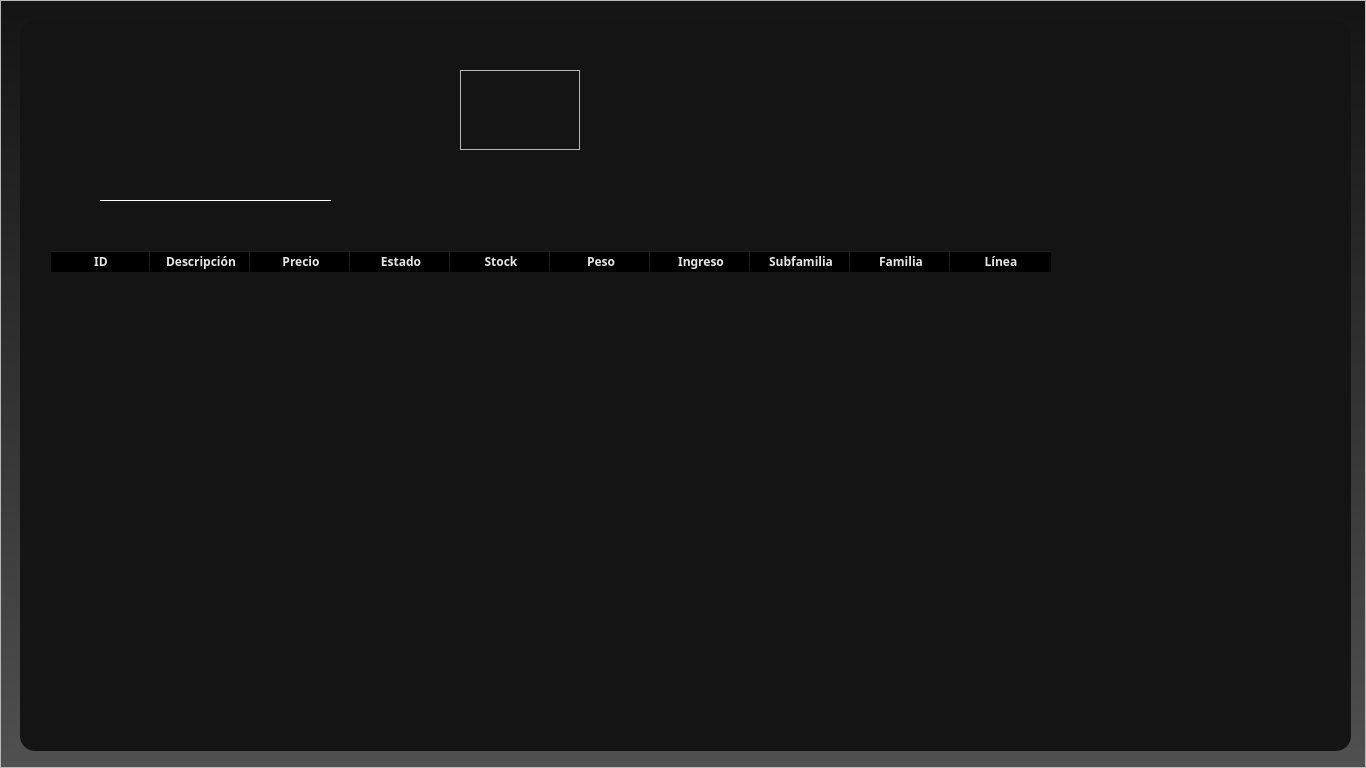
<?xml version="1.0" encoding="UTF-8"?>
<ui version="4.0">
 <class>MainWindow</class>
 <widget class="QMainWindow" name="MainWindow">
  <property name="geometry">
   <rect>
    <x>0</x>
    <y>0</y>
    <width>1366</width>
    <height>768</height>
   </rect>
  </property>
  <property name="minimumSize">
   <size>
    <width>1366</width>
    <height>768</height>
   </size>
  </property>
  <property name="maximumSize">
   <size>
    <width>1366</width>
    <height>768</height>
   </size>
  </property>
  <property name="windowTitle">
   <string>INVENTIVA STOCK</string>
  </property>
  <property name="windowIcon">
   <iconset>
    <normaloff>../assets/python.png</normaloff>../assets/python.png</iconset>
  </property>
  <property name="styleSheet">
   <string notr="true">*{
font-family: century-ghotic;
}

QWidget#background{
background: qlineargradient(x1:0, y1:0, x2:0, y2:1, stop:0 rgb(20, 20, 20), stop:1 rgb(80, 80, 80));
}

QFrame#frame_main{
background-color: rgb(20, 20, 20);
border-radius: 15px;
}

QLabel{
color: rgb(230, 230, 230);
}

QLineEdit{
background: transparent;
border: none;
border-bottom: 1px solid white;
color: white;
font-size: 14px;
}

QPushButton{
background-color: rgb(152, 152, 152);
font-weight: bold;
font-size: 20px;
border:none;
border-radius: 8px;
}
QPushButton:hover {
    background-color: rgb(190, 190, 190);
}

QPushButton:pressed {
    background-color: rgb(120, 120, 120);
}

QMessageBox{
color: rgb(0, 0, 0);
}

QHeaderView::section {
    font-weight: bold;
    background-color: transparent;
	color: rgb(230, 230, 230);
}

QTableWidget {
    background-color: transparent;
	color: rgb(230, 230, 230);
}

QTableWidget::item {
    border-right: 8px solid rgb(20, 20, 20);
	border-left: 8px solid rgb(20, 20, 20);
}

QTableWidget QHeaderView::section:vertical {
    border-right: 15px solid rgb(20, 20, 20);
}

QTableWidget QHeaderView {
    background-color: transparent;
}

QTableWidget QTableCornerButton::section {
    background-color: transparent;
}

QTableWidget QScrollBar:vertical {
    border: none;
    background: rgb(152, 152, 152);
	width: 15px;
}

QTableWidget QScrollBar::add-page:vertical, QTableWidget QScrollBar::sub-page:vertical {
    background: rgb(152, 152, 152);
}
QTableWidget QScrollBar::handle:vertical {
    background: rgb(44, 44, 44);
	margin: 2px 2.5px;
	border-radius: 4px;
}

QTableWidget QScrollBar::sub-line:vertical, QTableWidget QScrollBar::add-line:vertical {
    height: 0px;
    border: none;
    background: none;
}</string>
  </property>
  <widget class="QWidget" name="background">
   <property name="styleSheet">
    <string notr="true"/>
   </property>
   <layout class="QVBoxLayout" name="verticalLayout">
    <property name="spacing">
     <number>0</number>
    </property>
    <property name="leftMargin">
     <number>0</number>
    </property>
    <property name="topMargin">
     <number>0</number>
    </property>
    <property name="rightMargin">
     <number>0</number>
    </property>
    <property name="bottomMargin">
     <number>0</number>
    </property>
    <item>
     <widget class="QFrame" name="frame_producto">
      <property name="minimumSize">
       <size>
        <width>1366</width>
        <height>768</height>
       </size>
      </property>
      <property name="maximumSize">
       <size>
        <width>1633</width>
        <height>768</height>
       </size>
      </property>
      <property name="styleSheet">
       <string notr="true"/>
      </property>
      <property name="frameShape">
       <enum>QFrame::StyledPanel</enum>
      </property>
      <property name="frameShadow">
       <enum>QFrame::Raised</enum>
      </property>
      <widget class="QFrame" name="frame_main">
       <property name="geometry">
        <rect>
         <x>20</x>
         <y>20</y>
         <width>1331</width>
         <height>731</height>
        </rect>
       </property>
       <property name="styleSheet">
        <string notr="true">QTableWidget QScrollBar::sub-line:vertical, QTableWidget QScrollBar::add-line:vertical {
    height: 0px;
    border: none;
    background: transparent;
}

QTableWidget QScrollBar::up-arrow:vertical, QTableWidget QScrollBar::down-arrow:vertical {
    width: 0px;
    height: 0px;
    background: transparent;
}</string>
       </property>
       <property name="frameShape">
        <enum>QFrame::StyledPanel</enum>
       </property>
       <property name="frameShadow">
        <enum>QFrame::Raised</enum>
       </property>
       <widget class="QTableWidget" name="tblProducto">
        <property name="enabled">
         <bool>true</bool>
        </property>
        <property name="geometry">
         <rect>
          <x>30</x>
          <y>230</y>
          <width>1275</width>
          <height>481</height>
         </rect>
        </property>
        <property name="styleSheet">
         <string notr="true"/>
        </property>
        <attribute name="verticalHeaderCascadingSectionResizes">
         <bool>false</bool>
        </attribute>
        <column>
         <property name="text">
          <string>ID</string>
         </property>
        </column>
        <column>
         <property name="text">
          <string>Descripción</string>
         </property>
        </column>
        <column>
         <property name="text">
          <string>Precio</string>
         </property>
        </column>
        <column>
         <property name="text">
          <string>Estado</string>
         </property>
        </column>
        <column>
         <property name="text">
          <string>Stock</string>
         </property>
        </column>
        <column>
         <property name="text">
          <string>Peso</string>
         </property>
        </column>
        <column>
         <property name="text">
          <string>Ingreso</string>
         </property>
        </column>
        <column>
         <property name="text">
          <string>Subfamilia</string>
         </property>
        </column>
        <column>
         <property name="text">
          <string>Familia</string>
         </property>
        </column>
        <column>
         <property name="text">
          <string>Línea</string>
         </property>
        </column>
       </widget>
       <widget class="QLineEdit" name="txtBuscarProducto">
        <property name="geometry">
         <rect>
          <x>80</x>
          <y>140</y>
          <width>231</width>
          <height>41</height>
         </rect>
        </property>
       </widget>
      </widget>
      <widget class="QFrame" name="frame_details">
       <property name="geometry">
        <rect>
         <x>460</x>
         <y>70</y>
         <width>120</width>
         <height>80</height>
        </rect>
       </property>
       <property name="frameShape">
        <enum>QFrame::StyledPanel</enum>
       </property>
       <property name="frameShadow">
        <enum>QFrame::Raised</enum>
       </property>
      </widget>
     </widget>
    </item>
   </layout>
  </widget>
 </widget>
 <resources/>
 <connections/>
</ui>
